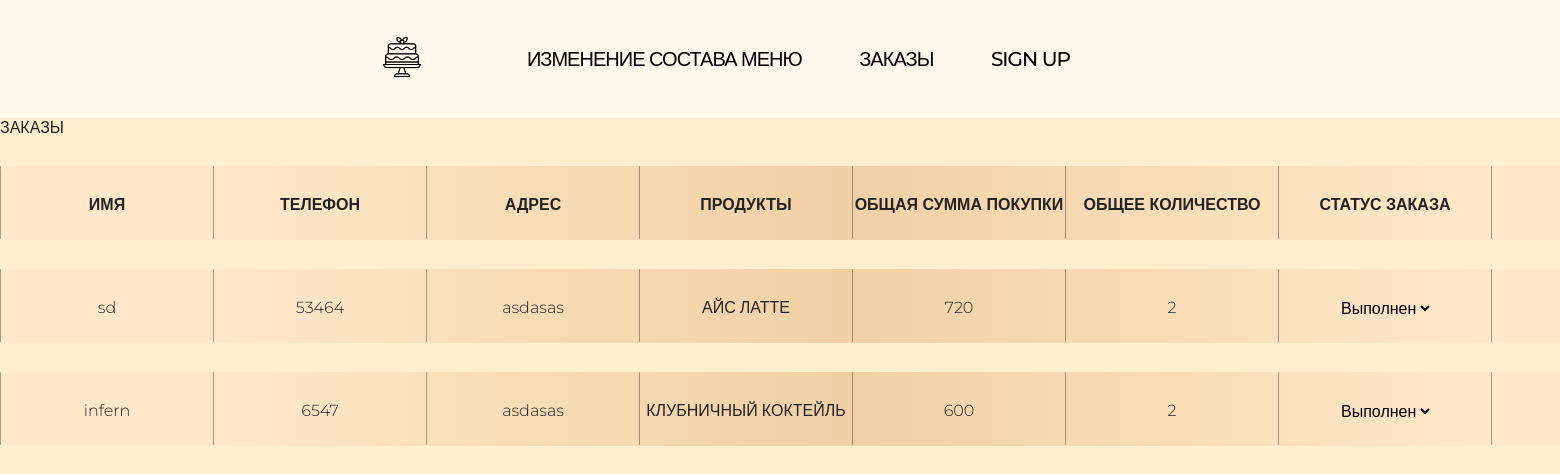
The app's page /SladkiyMir/orders.php with its own data.
### tables this page shows
CREATE TABLE `orders` (
  `id` int NOT NULL,
  `id_users` int NOT NULL,
  `id_products` int NOT NULL,
  `Logins` varchar(100) NOT NULL,
  `Phones` varchar(20) NOT NULL,
  `Adress` varchar(255) NOT NULL,
  `products` text NOT NULL,
  `totalPrice` int NOT NULL,
  `totalQuantity` int NOT NULL,
  `created_at` timestamp NULL DEFAULT CURRENT_TIMESTAMP
);

### SladkiyMir/orders.php (the view, shortened to what this page needs)
<!DOCTYPE html>
<html lang="en">
<head>
    <link rel="stylesheet" href="style.css">
</head>
<body>
</body>
</html>
<?php
include ('nav_admin.php');
?>
<main class="orders">
    <label>ЗАКАЗЫ</label>
    <div class="input-l">
        <div class="input-l-l">
            <p class="input-labell"><b>ИМЯ</b></p>
            <p class="input-labell"><b>ТЕЛЕФОН</b></p>
            <p class="input-labell"><b>АДРЕС</b></p>
            <p class="input-labell"><b>ПРОДУКТЫ</b></p>
            <p class="input-labell"><b>ОБЩАЯ СУММА ПОКУПКИ</b></p>
            <p class="input-labell"><b>ОБЩЕЕ КОЛИЧЕСТВО</b></p>
            <p class="input-labell"><b>СТАТУС ЗАКАЗА</b></p>
            <p class="input-labell"><b>УДАЛИТЬ</b></p>
        </div>
    </div>
    <?php
    include ("dbconnect.php");
    $result = mysqli_query($mysqli, "SELECT * FROM orders");
    $div = "<div class='cards'>";
    while ($row = mysqli_fetch_assoc($result)) {
        $div .= '<div class="input-l">';
        $div .= '<div class="input-l-l">';
        $div .= '<p class="input-labell">' . $row['Logins'] . '</p>';
        $div .= '<p class="input-labell">' . $row['Phones'] . '</p>';
        $div .= '<p class="input-labell">' . $row['Adress'] . '</p>';
        $div .= '<p class="input-labell">' . $row['products'] . '</p>';
        $div .= '<p class="input-labell">' . $row['totalPrice'] . '</p>';
        $div .= '<p class="input-labell">' . $row['totalQuantity'] . '</p>';
        $div .= '<p class="input-labell"><select class="select-opt1" name="" id="">
        <option value="Выполнен">Выполнен</option>
        <option value="Отменен">Отменен</option>
    </select></p>';
        $div .= ' <form class="delete_btn" action="orders.php" method="post">
        <p class="input-labell"><input type="hidden" name="delete_btn" value="1">
                <button type="submit">Удалить</button></p>
            </form>';
        $div .= '</div>';
        $div .= '</div>';
    }
    $div .= '</div>';
    echo $div;
    ?>
</main>

### SladkiyMir/style.css (style rules this page uses)
* { margin: 0; padding: 0; }
body { color: #222; font-family: "Montserrat", sans-serif; font-weight: 300; }
.cards { position: relative; }
.input-labell { border-radius: 1px; border-left: #43362c75 solid 0.5px; text-align: center; padding-top: 29px; width: 212px; height: 44px; background: none; }
.input-l { border-radius: 10px; margin-top: 29px; width: -webkit-fill-available; height: 74px; display: inline-table; background: linear-gradient(90deg, #ffe8ca 12%, #f1d0a6 49.4%, #ffe8ca 87.5%); border: none; }
.input-l-l { width: -webkit-fill-available; height: 74px; display: inline-flex; justify-content: space-between; }
.orders { width: auto; height: 1592px; background-color: #fdedcbed; }
.select-opt1 { background-color: transparent; border: none; margin: 0; font-family: inherit; font-size: inherit; cursor: inherit; line-height: inherit; outline: none; display: inline; }

### records on screen
orders: Logins "sd", Phones "53464", Adress "asdasas", products "АЙС ЛАТТЕ", totalPrice "720", totalQuantity "2"
orders: Logins "infern", Phones "6547", Adress "asdasas", products "КЛУБНИЧНЫЙ КОКТЕЙЛЬ", totalPrice "600", totalQuantity "2"
